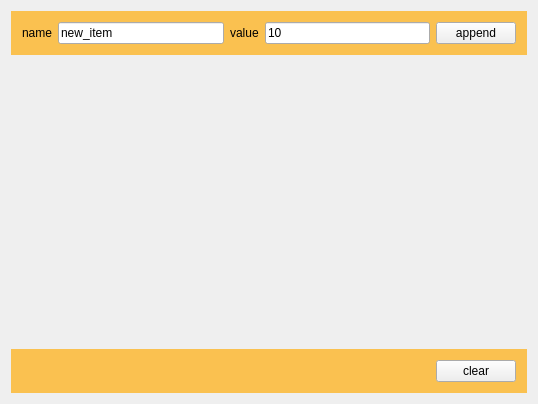
<?xml version="1.0" encoding="UTF-8"?>
<ui version="4.0">
 <class>MainWidget</class>
 <widget class="QWidget" name="MainWidget">
  <property name="geometry">
   <rect>
    <x>0</x>
    <y>0</y>
    <width>538</width>
    <height>404</height>
   </rect>
  </property>
  <property name="windowTitle">
   <string>龚建波 QQ：654344883</string>
  </property>
  <property name="styleSheet">
   <string notr="true">#appendWidget,#clearWidget{
background-color: rgba(255, 170, 0, 170);
}</string>
  </property>
  <layout class="QVBoxLayout" name="verticalLayout">
   <item>
    <widget class="QWidget" name="appendWidget" native="true">
     <layout class="QHBoxLayout" name="horizontalLayout">
      <item>
       <widget class="QLabel" name="label">
        <property name="text">
         <string>name</string>
        </property>
       </widget>
      </item>
      <item>
       <widget class="QLineEdit" name="editName">
        <property name="text">
         <string>new_item</string>
        </property>
       </widget>
      </item>
      <item>
       <widget class="QLabel" name="label_2">
        <property name="text">
         <string>value</string>
        </property>
       </widget>
      </item>
      <item>
       <widget class="QLineEdit" name="editValue">
        <property name="text">
         <string>10</string>
        </property>
       </widget>
      </item>
      <item>
       <widget class="QPushButton" name="btnAppend">
        <property name="text">
         <string>append</string>
        </property>
       </widget>
      </item>
     </layout>
    </widget>
   </item>
   <item>
    <spacer name="verticalSpacer">
     <property name="orientation">
      <enum>Qt::Vertical</enum>
     </property>
     <property name="sizeHint" stdset="0">
      <size>
       <width>20</width>
       <height>321</height>
      </size>
     </property>
    </spacer>
   </item>
   <item>
    <widget class="QWidget" name="clearWidget" native="true">
     <layout class="QHBoxLayout" name="horizontalLayout_2">
      <item>
       <spacer name="horizontalSpacer">
        <property name="orientation">
         <enum>Qt::Horizontal</enum>
        </property>
        <property name="sizeHint" stdset="0">
         <size>
          <width>40</width>
          <height>20</height>
         </size>
        </property>
       </spacer>
      </item>
      <item>
       <widget class="QPushButton" name="btnClear">
        <property name="text">
         <string>clear</string>
        </property>
       </widget>
      </item>
     </layout>
    </widget>
   </item>
  </layout>
 </widget>
 <layoutdefault spacing="6" margin="11"/>
 <resources/>
 <connections/>
</ui>
